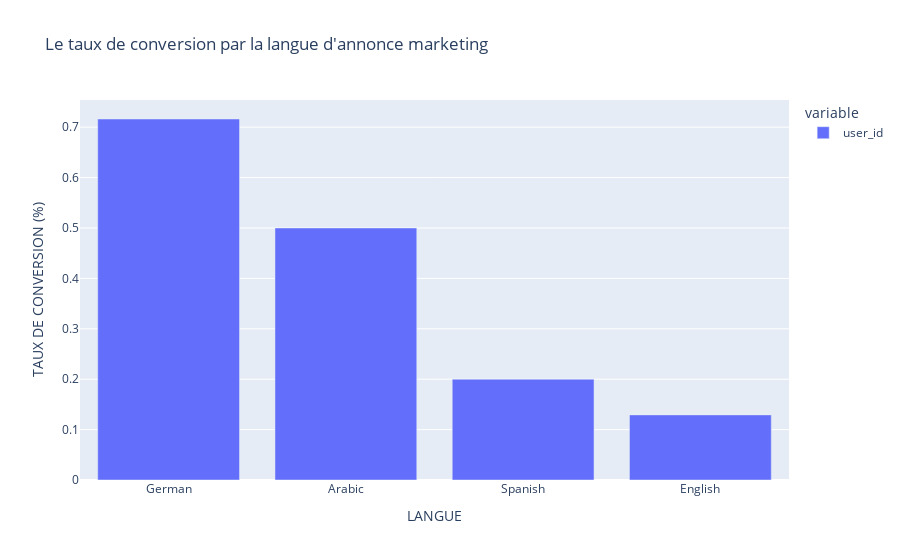

Notebook source saved alongside this figure:
### Markdown cell above
l'Allemagne offre le meilleur taux de conversion de 72% et un taux de rétention de 77%.
Nous avons vu que l'Espagnol à le meilleur taux de rétention 100%, ici on voit que pour les annonces, cette langue présente un taux de conversion de 20%

### Code cell
fig_lang_annonce = px.bar(
   taux_conv_par_langue.sort_values(ascending=False),
   title="Le taux de conversion par la langue d'annonce marketing"
)
fig_lang_annonce.update_layout(xaxis_title="LANGUE", yaxis_title="TAUX DE CONVERSION (%)")
fig_lang_annonce.show()

### Figure 1 — Plotly figure (JSON) as saved in the notebook; plotly's stock layout.template omitted (floating-point values rounded to 4 significant figures)
{"data": [{"alignmentgroup": "True", "hovertemplate": "variable=user_id<br>language_displayed=%{x}<br>value=%{y}<extra></extra>", "legendgroup": "user_id", "marker": {"color": "#636efa", "pattern": {"shape": ""}}, "name": "user_id", "offsetgroup": "user_id", "orientation": "v", "showlegend": true, "textposition": "auto", "type": "bar", "x": ["German", "Arabic", "Spanish", "English"], "xaxis": "x", "y": [0.7162, 0.5, 0.2, 0.1292], "yaxis": "y"}], "layout": {"barmode": "relative", "legend": {"title": {"text": "variable"}, "tracegroupgap": 0}, "title": {"text": "Le taux de conversion par la langue d'annonce marketing"}, "xaxis": {"anchor": "y", "domain": [0, 1], "title": {"text": "LANGUE"}}, "yaxis": {"anchor": "x", "domain": [0, 1], "title": {"text": "TAUX DE CONVERSION (%)"}}}}
